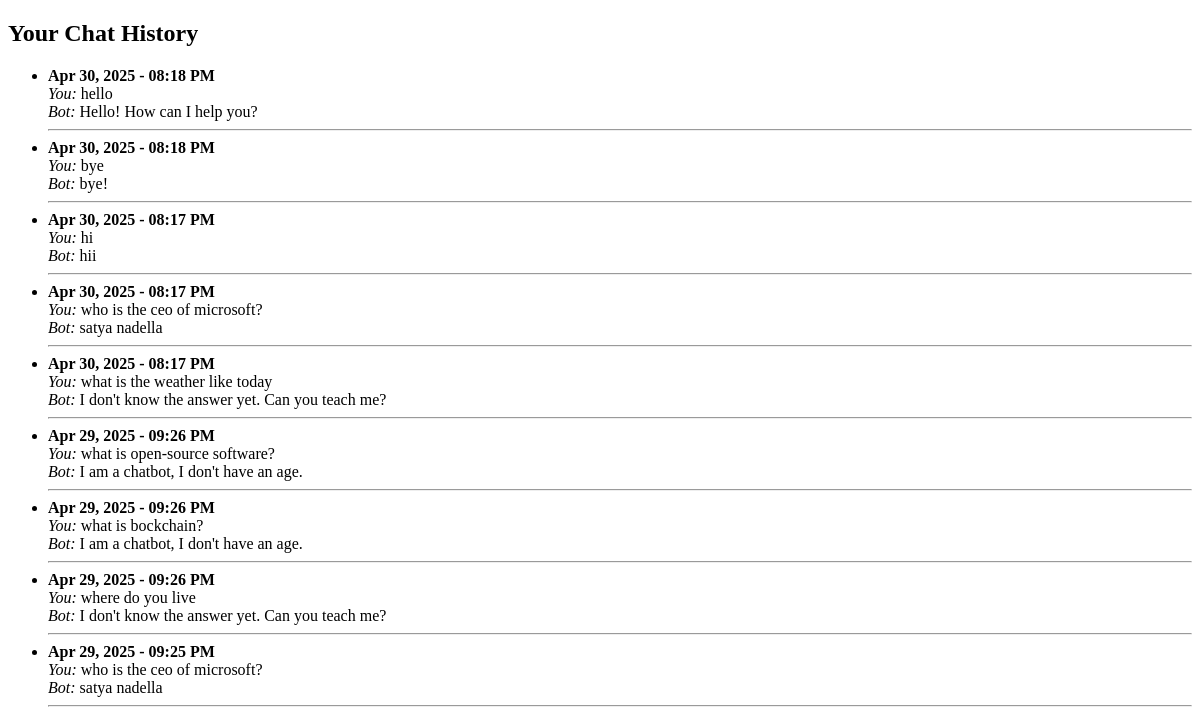
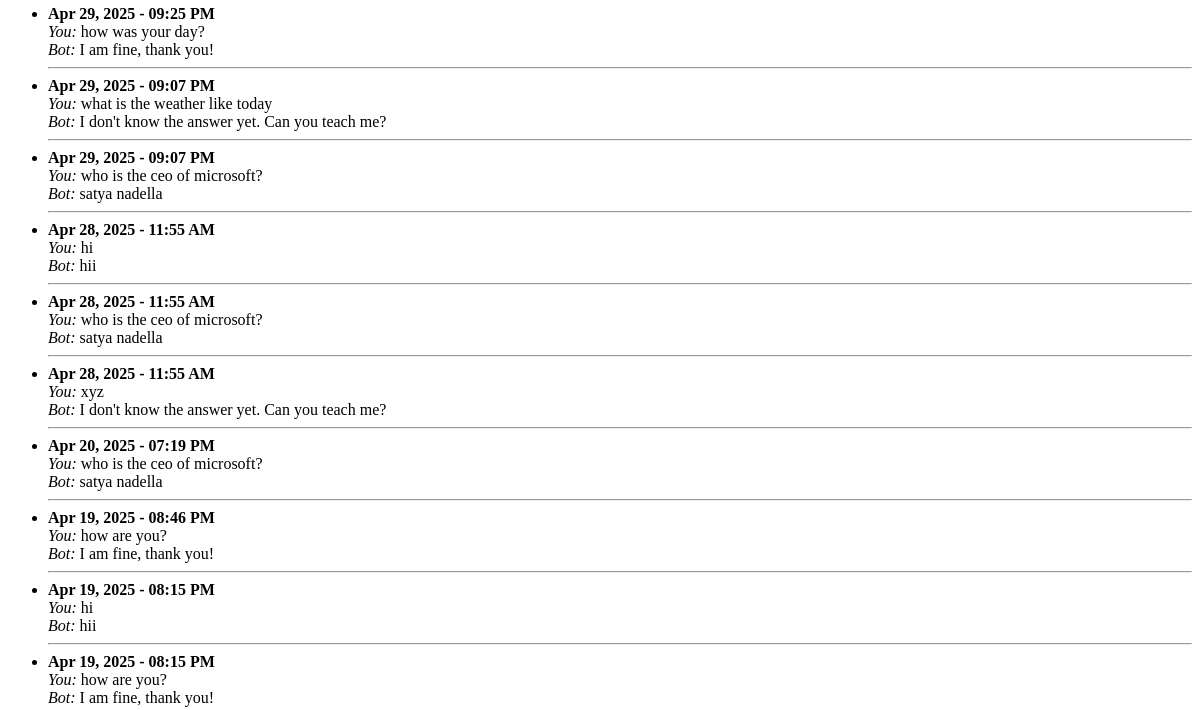
The app's page /history (signed in, upper part), older data (2 pictures, top to bottom).
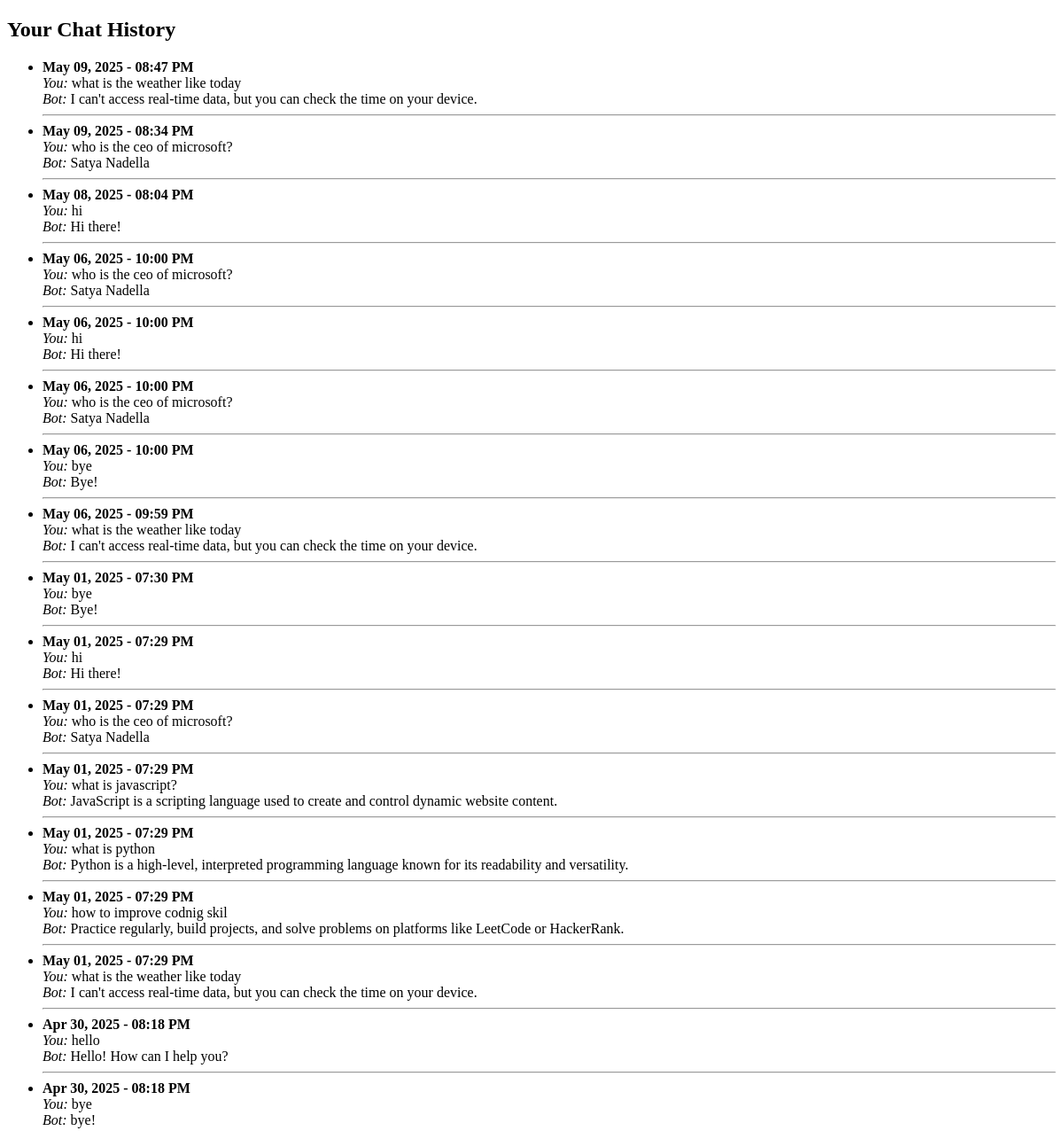
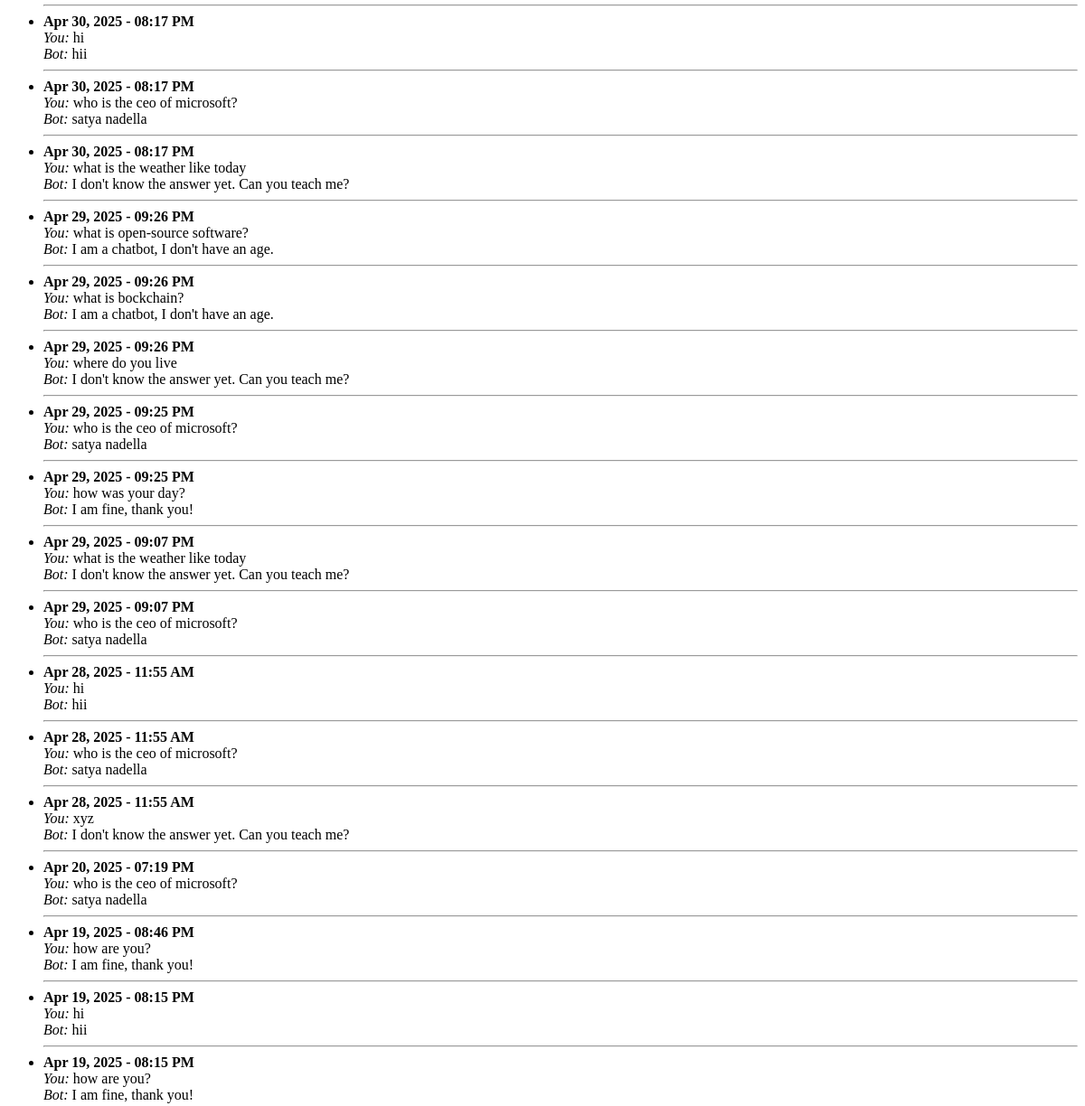
The same page, newer data (2 pictures, top to bottom).
### tables this page shows
CREATE TABLE conversations (
        id INTEGER PRIMARY KEY AUTOINCREMENT,
        username TEXT NOT NULL,
        message TEXT NOT NULL,
        response TEXT NOT NULL,
        timestamp DATETIME DEFAULT CURRENT_TIMESTAMP
    );

### ByteBuddy/app.py (the view)
@app.route('/history')
def history():
    username = session.get("username")
    conn = sqlite3.connect('byte_buddy.db')
    c = conn.cursor()
    c.execute('''
        SELECT DATE(timestamp), message, response, timestamp
        FROM conversations
        WHERE username = ?
        ORDER BY timestamp DESC
    ''', (username,))
    chats = c.fetchall()
    conn.close()
    return render_template('history.html', chats=chats)

### ByteBuddy/templates/history.html (shortened to what this page needs)
<!DOCTYPE html>
<html>
<head>
</head>
<body>
    <h2>Your Chat History</h2>
    <ul>
        {% for chat in chats %}
            <li>
                <strong>{{ chat[3] }}</strong><br>
                <em>You:</em> {{ chat[1] }}<br>
                <em>Bot:</em> {{ chat[2] }}
                <hr>
            </li>
        {% endfor %}
    </ul>
</body>
</html>

Row changes from the older to the newer data that the page shows:
added conversations: timestamp "May 09, 2025 - 08:47 PM", message "what is the weather like today", response "I can't access real-time data, but you can check the time on your device."
added conversations: timestamp "May 09, 2025 - 08:34 PM", message "who is the ceo of microsoft?", response "Satya Nadella"
added conversations: timestamp "May 08, 2025 - 08:04 PM", message "hi", response "Hi there!"
added conversations: timestamp "May 06, 2025 - 10:00 PM", message "who is the ceo of microsoft?", response "Satya Nadella"
added conversations: timestamp "May 06, 2025 - 10:00 PM", message "hi", response "Hi there!"
added conversations: timestamp "May 06, 2025 - 10:00 PM", message "who is the ceo of microsoft?", response "Satya Nadella"
added conversations: timestamp "May 06, 2025 - 10:00 PM", message "bye", response "Bye!"
added conversations: timestamp "May 06, 2025 - 09:59 PM", message "what is the weather like today", response "I can't access real-time data, but you can check the time on your device."
added conversations: timestamp "May 01, 2025 - 07:30 PM", message "bye", response "Bye!"
added conversations: timestamp "May 01, 2025 - 07:29 PM", message "hi", response "Hi there!"
added conversations: timestamp "May 01, 2025 - 07:29 PM", message "who is the ceo of microsoft?", response "Satya Nadella"
added conversations: timestamp "May 01, 2025 - 07:29 PM", message "what is javascript?", response "JavaScript is a scripting language used to create and control dynamic website content."
added conversations: timestamp "May 01, 2025 - 07:29 PM", message "what is python", response "Python is a high-level, interpreted programming language known for its readability and versatility."
added conversations: timestamp "May 01, 2025 - 07:29 PM", message "how to improve codnig skil", response "Practice regularly, build projects, and solve problems on platforms like LeetCode or HackerRank."
added conversations: timestamp "May 01, 2025 - 07:29 PM", message "what is the weather like today", response "I can't access real-time data, but you can check the time on your device."
